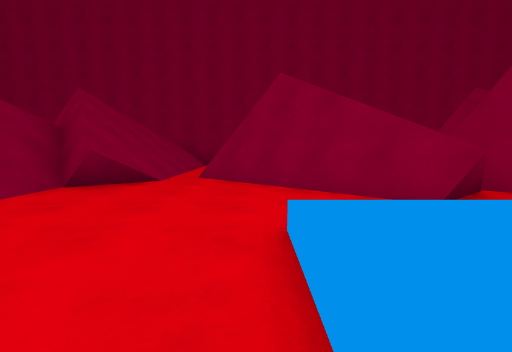
view 1 (above)

16 first-person views from a walk through a 3-D level made in the Unity game engine. The camera is 1.3 m above the floor, tilts 6° down and sees 90° across. The floor is counted in squares, 2 m on a side. Each view is taken from the middle of a square. On the plan, view 1 faces up. The plan holds only what a view shows up to about 9 squares ahead; the rest is blank. The place goes on beyond the plan. The player is left out.

view 2
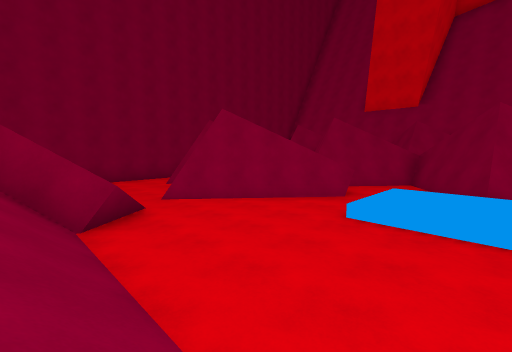

view 3
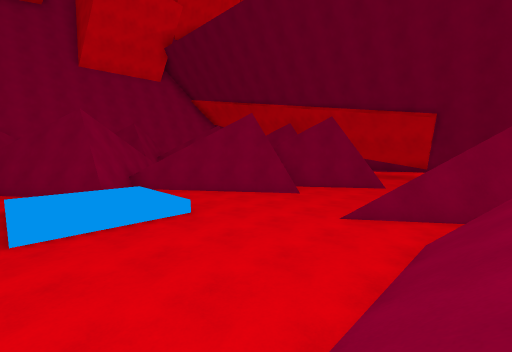

view 4
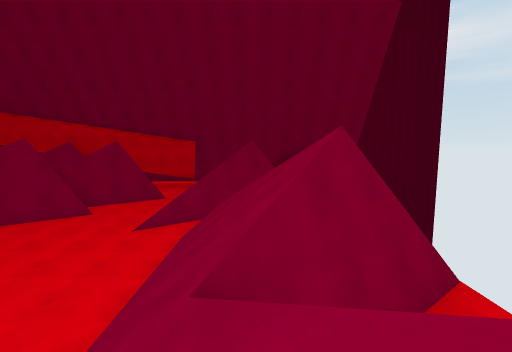

view 5
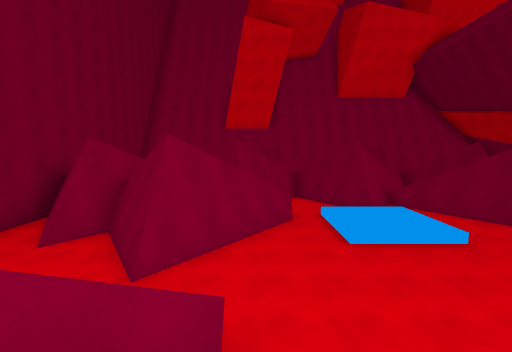

view 6
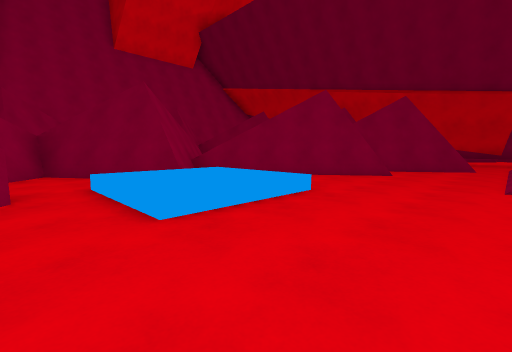

view 7
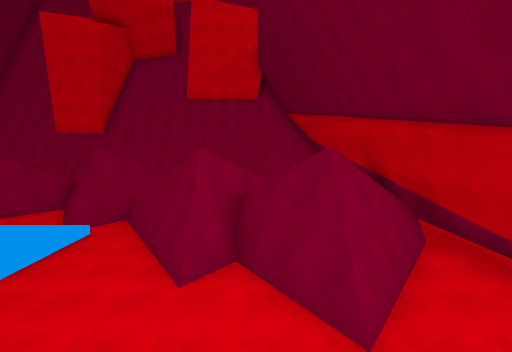

view 8
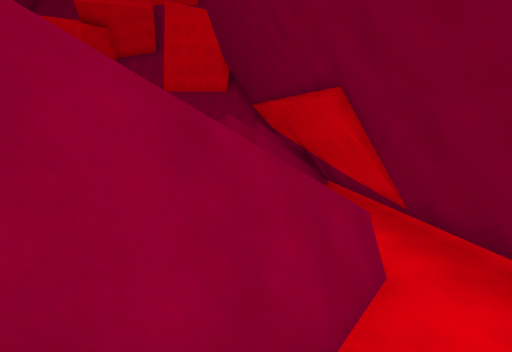

view 9
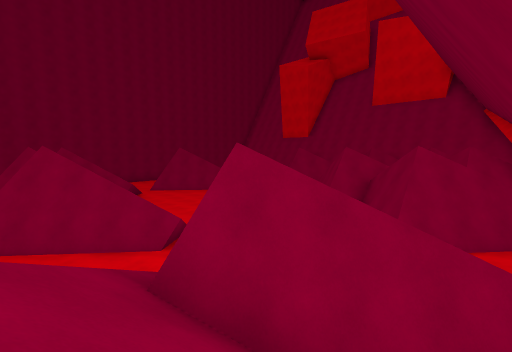

view 10
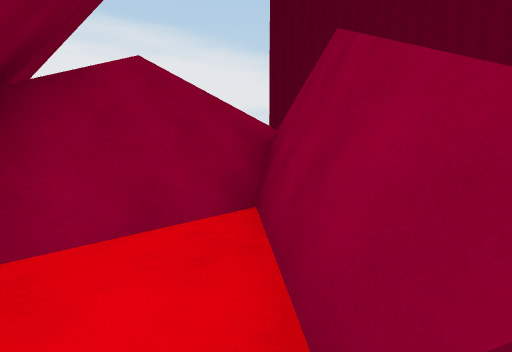

view 11
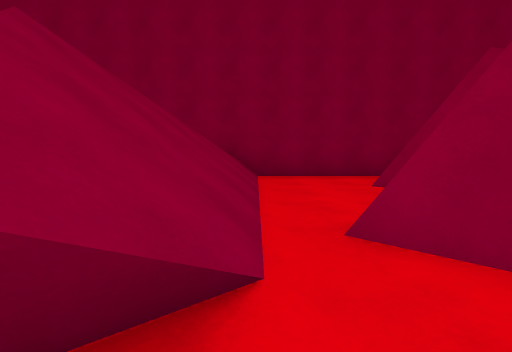

view 12
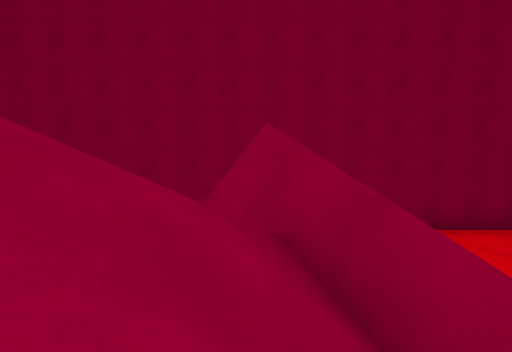

view 13
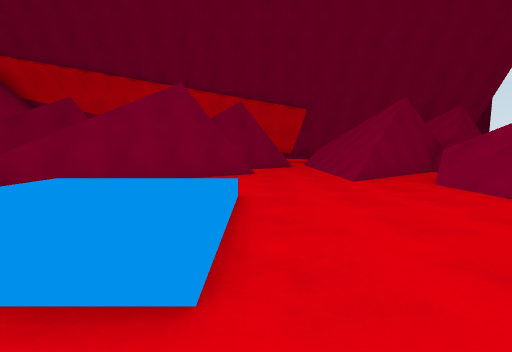

view 14
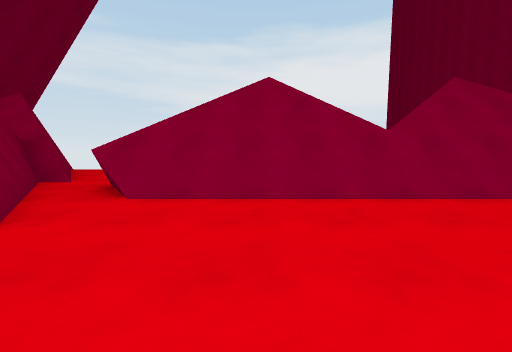

view 15
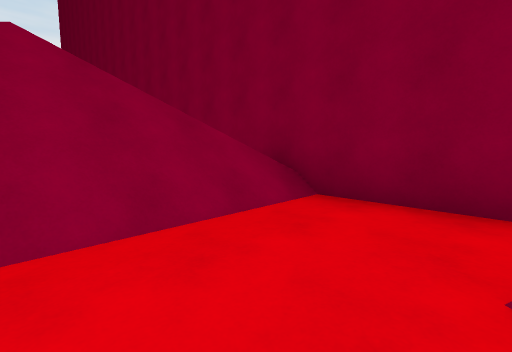

view 16
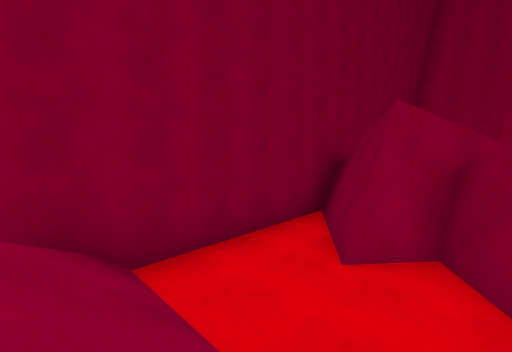

### Floor plan
Key: @ floor where view 1 was taken; # wall or solid block; . main floor; : floor 0.5 m higher than the main floor; / step, stairs or slope; = window, fence, low wall or low ledge; v drop or lower ground.
Columns run from 8 left of view 1 to 6 right of it. Each row starts with its distance up from view 1.
 11      #######
 10 ######/....#
  9     v//..###
  8    v///..##
  7   vv///..##
  6    /=//###
  5  v ////.##  #
  4  vv//....## ##
  3    v/.....=/.##
  2   vv/....//...#
  1 ##v//....::.###
  0 ###//...@::.##
 -1  ##//.......###
 -2   =#/......##
 -3    =#=/..###
 -4   ###//.=##
 -5  ###///..##
 -6 ##/#///###
 -7 #//##//.##
 -8 #//////..##
 -9 ###/......#
-10     #######

Positions as (right, up) in squares from view 1, and headings:
1: (0, 0), facing up
2: (-4, 0), facing up-right
3: (-4, 2), facing down-right
4: (-5, 4), facing down
5: (-5, 4), facing right
6: (-2, 3), facing down-right
7: (-4, -5), facing right
8: (-6, -7), facing right
9: (-7, -8), facing up-right
10: (-3, -9), facing up-left
11: (-2, 4), facing up
12: (-5, 4), facing up
13: (0, 3), facing down
14: (0, 0), facing left
15: (0, 7), facing up-left
16: (-3, 7), facing up-right
